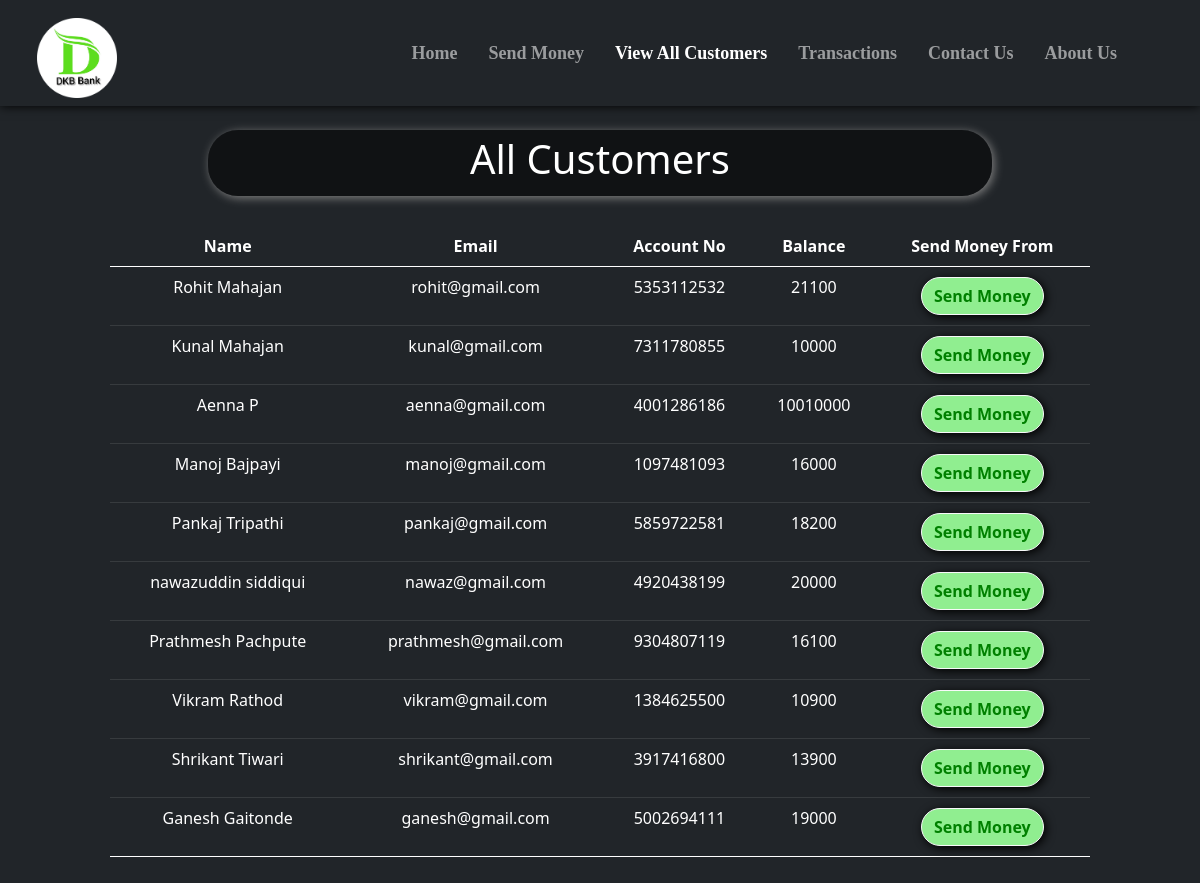
/all_cust.php, run on the app's committed database.
### tables this page shows
CREATE TABLE `users` (
  `sr` int(11) NOT NULL,
  `name` varchar(20) NOT NULL,
  `email` varchar(20) NOT NULL,
  `accno` varchar(10) NOT NULL,
  `blc` bigint(20) NOT NULL
);

### all_cust.php (the view, shortened to what this page needs)
<!doctype html>
<html lang="en">
<head>
    <link href="https://cdn.jsdelivr.net/npm/bootstrap@5.0.2/dist/css/bootstrap.min.css" rel="stylesheet"
>
    <link rel="stylesheet" href="https://cdnjs.cloudflare.com/ajax/libs/font-awesome/5.15.3/css/all.min.css"
 />
</head>
<body style="background-color:#212529;">
    <?php include 'spin.php'; ?>
    <nav class="navbar navbar-expand-lg navbar-dark bg-dark fixed fixed-top"
        style="font-family:candara; font-size:18px; box-shadow: 0px 0px 10px 0px black;">
        <div class="container-fluid">
            <a href="index.php"><img src="statics\logo.png" alt=""
                    style="height: 80px; margin-left:25px; margin-top:10px;"></a>
        </div>
        <div class="collapse navbar-collapse" id="navbarSupportedContent">
            <b>
                <ul class="navbar-nav ">
                    <li class="nav-item nav-links" style="margin-left:15px;">
                        <a class="nav-link text-nowrap" aria-current="page" href="index.php">Home</a>
                    </li>
                    <li class="nav-item" style="margin-left:15px; ">
                        <a class="nav-link text-nowrap" href="send_money.php">Send Money</a>
                    </li>
                    <li class="nav-item" style="margin-left:15px;">
                        <a class="nav-link text-nowrap active" href="all_cust.php">View All Customers</a>
                    </li>
                    <li class="nav-item" style="margin-left:15px;">
                        <a class="nav-link text-nowrap" href="transactions.php">Transactions</a>
                    </li>
                    <li class="nav-item" style="margin-left:15px;">
                        <a class="nav-link text-nowrap" href="contact_us.php">Contact Us</a>
                    </li>
                    <li class="nav-item" style="margin-left:15px; margin-right:75px;">
                        <a class="nav-link text-nowrap" href="about_us.php">About Us</a>
                    </li>
                </ul>
            </b>
        </div>
    </nav>
    <center>
        <div class="container" style="margin-top: 10%; padding:10px 80px 10px 80px; ">
            <div
                style="width:80%; background-color:rgba(0,0,0,.5); padding:5px 5px 5px 5px; border-radius:30px; box-shadow: 2px 2px 10px gray;">
                <h1 style=" color:white;">All Customers</h1>
            </div>
            <?php
    $conn = mysqli_connect($servername, $username, $password, $database);
    if(!$conn){
        die("Connection not established: ".mysqli_connect_error());
    }else{
        $sql = "SELECT * FROM `users`";
        $result = mysqli_query($conn, $sql);
?>
            <table class="table table-dark" style="margin-top: 30px;">
                <thead>
                    <tr>
                        <th scope="col">Name</th>
                        <th scope="col">Email</th>
                        <th scope="col">Account No</th>
                        <th scope="col">Balance</th>
                        <th scope="col">Send Money From</th>
                    </tr>
                </thead>
                <?php
echo "<tbody>";
        while($row = mysqli_fetch_assoc($result)){
        echo    '
            <tr>
              <td>'.$row['name'].'</td>
              <td>'.$row['email'].'</td>
              <td>'.$row['accno'].'</td>
              <td>'.$row['blc'].'</td>
              <td style="padding:10px 10px 10px 10px">
              <a href="send_money.php?reads='.$row['accno'].'"
              <button type="button" class="btn mybtn btn-outline-light">Send Money</button>
              </a>
              </td>
            </tr>';
    }
    }
    echo "</tbody>";
?>
        </div>
    </center>
</body>
</html>

### spin.php (shortened to what this page needs)
<html>
<head>
<link rel="stylesheet" href="https://cdnjs.cloudflare.com/ajax/libs/font-awesome/5.15.3/css/all.min.css" />
</head>
<body>
    </body>
</html>

### all_cust.php (style rules this page uses)
th, td { text-align: center; }
.mybtn { box-shadow: 2px 2px 10px black; border-radius: 30px; font-weight: bold; background-color: lightgreen; color: green; }

### data on the page
users: name "Rohit Mahajan", email "rohit@gmail.com", accno "5353112532", blc "21100"
users: name "Kunal Mahajan", email "kunal@gmail.com", accno "7311780855", blc "10000"
users: name "Aenna P", email "aenna@gmail.com", accno "4001286186", blc "10010000"
users: name "Manoj Bajpayi", email "manoj@gmail.com", accno "1097481093", blc "16000"
users: name "Pankaj Tripathi", email "pankaj@gmail.com", accno "5859722581", blc "18200"
users: name "nawazuddin siddiqui", email "nawaz@gmail.com", accno "4920438199", blc "20000"
users: name "Prathmesh Pachpute", email "prathmesh@gmail.com", accno "9304807119", blc "16100"
users: name "Vikram Rathod", email "vikram@gmail.com", accno "1384625500", blc "10900"
users: name "Shrikant Tiwari", email "shrikant@gmail.com", accno "3917416800", blc "13900"
users: name "Ganesh Gaitonde", email "ganesh@gmail.com", accno "5002694111", blc "19000"
